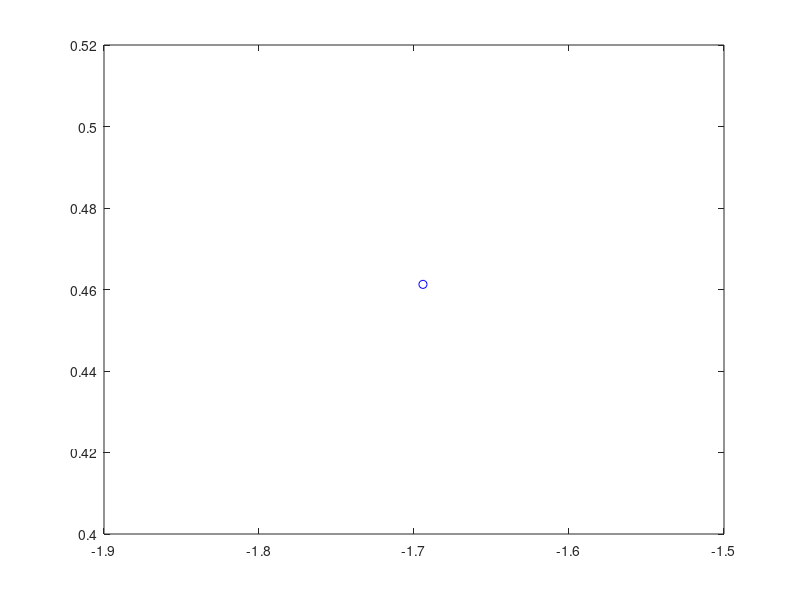

This figure's MATLAB source: (Note: this script raises an error after producing the figure.)
n = 50;
XY = 10 * rand(2,n) - 5;
for i=1:n
    comet(XY(1,i),XY(2,i),0.5)
    %,'or','MarkerSize',5,'MarkerFaceColor','r')
    axis([-5 5 -5 5])
    pause(.1)
end